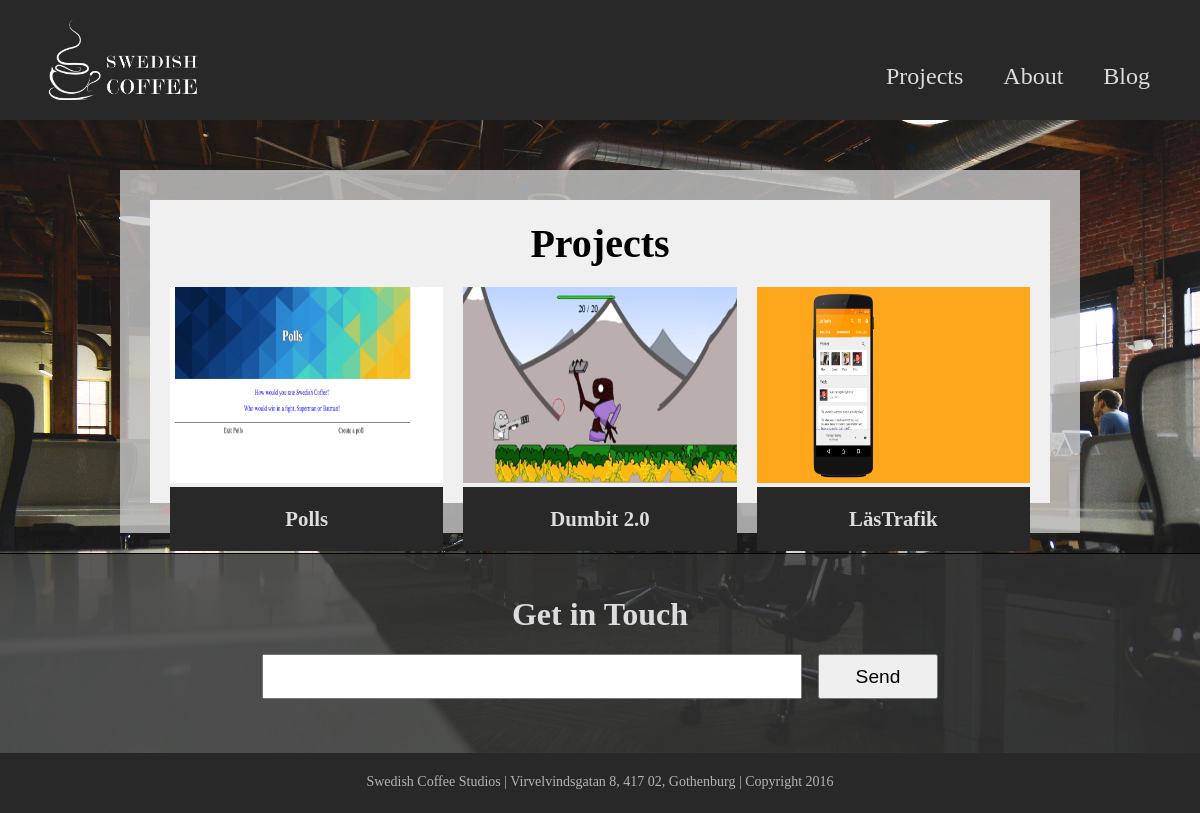
The page / on the database its author committed.
### website/models.py (models this page shows, shortened)
class MenuItem(models.Model):
	page = models.ForeignKey(Page)

class Page(models.Model):
	title = models.CharField(max_length=100)
	url = models.CharField(max_length=100)

class Projects(models.Model):
	imgUrl = models.CharField(max_length=100)
	title = models.CharField(max_length=100)
	introduction = models.TextField()
	page = models.ForeignKey(Page)

### website/views.py (the view)
# urls.py: url(r'^$', views.IndexView.as_view(), name='index'),
def index(request):
	if request.method == "POST":
		form = EmailForm(request.POST)
		if form.is_valid():
			mail = form.cleaned_data['your_email']
			model = EmailContact(customer_email= mail)
			model.save()
	page = get_object_or_404(Page, title="Swedish Coffee")
	projects = get_list_or_404(Projects)
	context = {
		"page": page,
		"projects": projects
	}
	context.update(baseContext())
	return render(request, "website/index.html", context)

### website/forms.py
class EmailForm(forms.Form):
    your_email = forms.EmailField(label="",)

### website/views.py (called while the page is built)
def baseContext():
	try:
		menu = get_list_or_404(MenuItem, )
	except Http404:
		menu = [MenuItem(page=Page(title="Error",url='website:index'))]
	return {"menu": menu,
		"logoPath":"website/images/coffe_cup.png",
		"form": EmailForm()}

### website/templates/website/index.html
{% extends "website/base.html" %}
{% load staticfiles %}
{% block container %}
	<div class="plate generalPlate">
		<div class="entry">
			<div style="width:100%;">
				<h1 id="projectH1">Projects</h1>
			</div>
		    {% for project in projects %}
		    	{% if forloop.first %}
			    	<div class="projectThumb" id="first" onclick="window.location='/projects/{{ project.page.id }}/';">
		    	{% elif forloop.last %}
			    	<div class="projectThumb" id="last" onclick="window.location='/projects/{{ project.page.id }}/';">
			    {% else %}
			    	<div class="projectThumb" id="middle" onclick="window.location='/projects/{{ project.page.id }}/';">
			    {% endif %}
			    		<img src="{% static project.imgUrl %}">
						<div class ="projectIngress">
							<h1>
								{{ project.title }}
							</h1>
						</div>
			    	</div>
		    {% endfor %}
		</div>
	</div>
{% endblock %}

### website/templates/website/header.html (shortened to what this page needs)
{% block header %}
{% load staticfiles %}
	<div class="header">
		    <div class="logo">
		    	<a href="{% url 'website:index' %}">
		        	<img src="{% static logoPath %}">
		        </a>
		    </div>
	    <nav id="menu">
		    <ul>
			    {% for item in menu %}
			        <li>
			        	<a href="{% url item.page.url %}"> {{ item.page.title }} </a>
		        	</li>
			    {% endfor %}
			</ul>
	    </nav>
	</div>
{% endblock %}

### website/static/website/style.css (style rules this page uses)
* { -webkit-box-sizing: border-box; -moz-box-sizing: border-box; box-sizing: border-box; }
body { margin:0px; padding: 0px; }
.plate { background-color:rgba(200,200,200,0.8); display:flex; flex-wrap: wrap; width:100%; margin-left:auto; margin-right:auto; margin-top:150px; margin-bottom:20px; }
.header { position: fixed; top:0px; left: 0px; width:100%; background-color: rgb(40,40,40); height: 120px; z-index: 10; margin:0px; }
.logo { position:relative; top:20px; height:80px; margin:0px; }
.logo img { height:100%; width:auto; }
nav { width: 100%; height: 200px; background-color:rgb(40,40,40); position: fixed; z-index: 5; -webkit-transform: translate(0,-300px); transform: translate(0, -300px); transition: transform 0.3s ease; }
nav li { text-decoration: none; display:block; text-align:center; margin:20px; margin-right:30px; margin-left:10px; padding:0px; list-style-type:none; }
nav a { color:rgb(220,220,220); text-decoration: none; font-size: 1.5em; }
.generalPlate { padding:30px; }
.entry { background-color: rgb(240,240,240); padding:20px; display:flex; flex-wrap:wrap; width:100%; }
#projectH1 { text-align: center; font-size: 2.5em; margin:0px; }
.projectThumb { width:100%; padding:0px; padding-top:20px; margin:0px; cursor:pointer; }
.projectThumb img { width:100%; margin:0px; }
.projectIngress { background-color: rgb(40,40,40); width:100%; margin:0px; height: auto; padding:20px; color:rgb(220,220,220); }
.projectIngress h1 { text-align: center; margin:0px; font-size: 1.3em; }
.emailFooter input { width: 60%; height:45px; margin:0px; padding:10px; font-size: 1.2em; }
@media screen and (min-width: 426px) { .projectThumb { width:calc(50% - 10px); } }
@media screen and (min-width: 426px) { #first { margin-right:10px; } }
@media screen and (min-width: 426px) { #middle { margin-left:10px; } }
@media screen and (min-width: 426px) { #last { width:100%; } }
@media screen and (min-width: 426px) { .logo img { margin-left:40px; } }
@media screen and (min-width: 426px) { .emailFooter input { width: 50%; } }
@media screen and (min-width: 769px) { nav { text-align: right; width: auto; height: auto; position: absolute; -webkit-transform: translate(0,0); transform: translate(0, 0); right:20px; bottom:10px; } }
@media screen and (min-width: 769px) { nav li { display: inline; float:left; } }
@media screen and (min-width: 769px) { .plate { width:75%; } }
@media screen and (min-width: 769px) { .emailFooter input { width: 45%; } }
@media screen and (min-width: 1025px) { .projectThumb { width: calc(33.333% - 13.334px); margin-bottom:0px; } }
@media screen and (min-width: 1025px) { #first { margin-right:10px; } }
@media screen and (min-width: 1025px) { #middle { margin-left:10px; margin-right:10px; } }
@media screen and (min-width: 1025px) { #last { width: calc(33.333% - 13.334px); margin-left:10px; } }
@media screen and (min-width: 1025px) { .plate { width:80%; } }
@media screen and (min-width: 1025px) { .projectThumb img { animation-name:zoomOutImg; animation-duration: 0.4s; top: 0px; left: 0px; height:100%; } }

### rows shown on the page
MenuItem: page "Projects"
MenuItem: page "About"
MenuItem: page "Blog"
Projects: imgUrl (picture), title "Polls"
Projects: imgUrl (picture), title "Dumbit 2.0"
Projects: imgUrl (picture), title "LäsTrafik"
